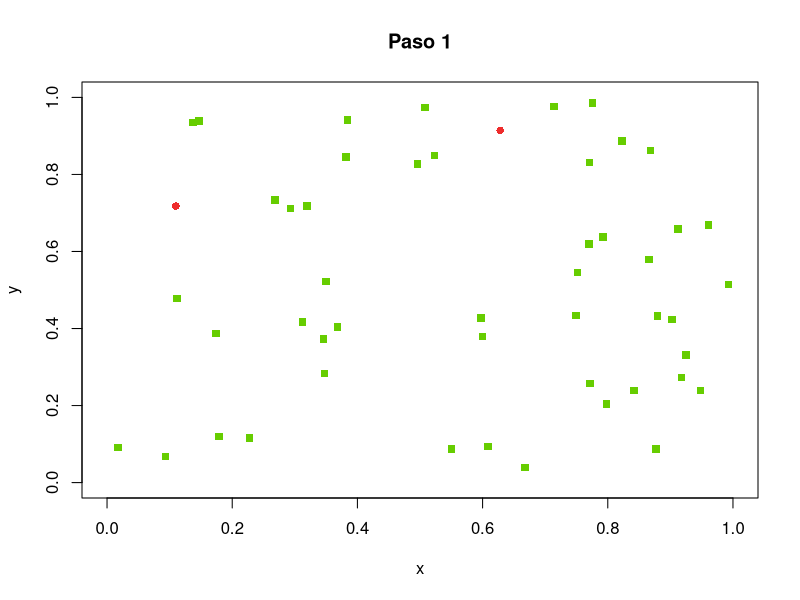
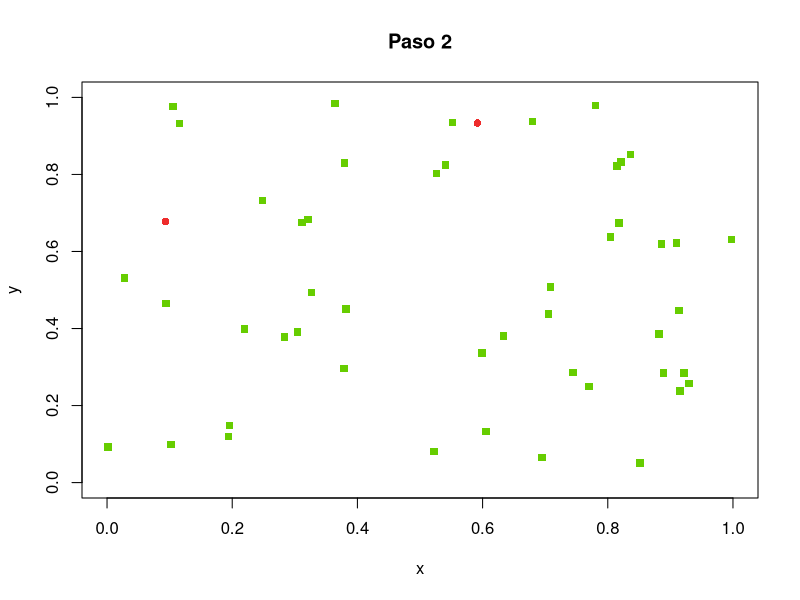
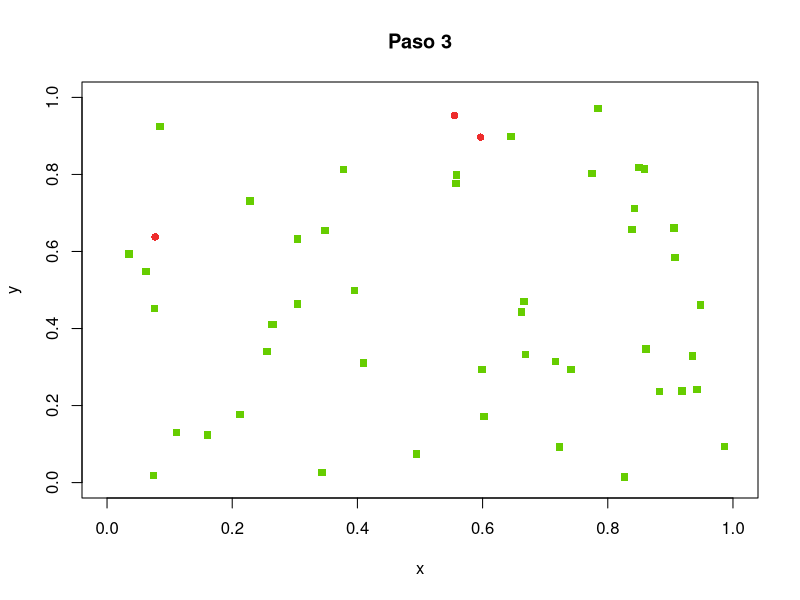
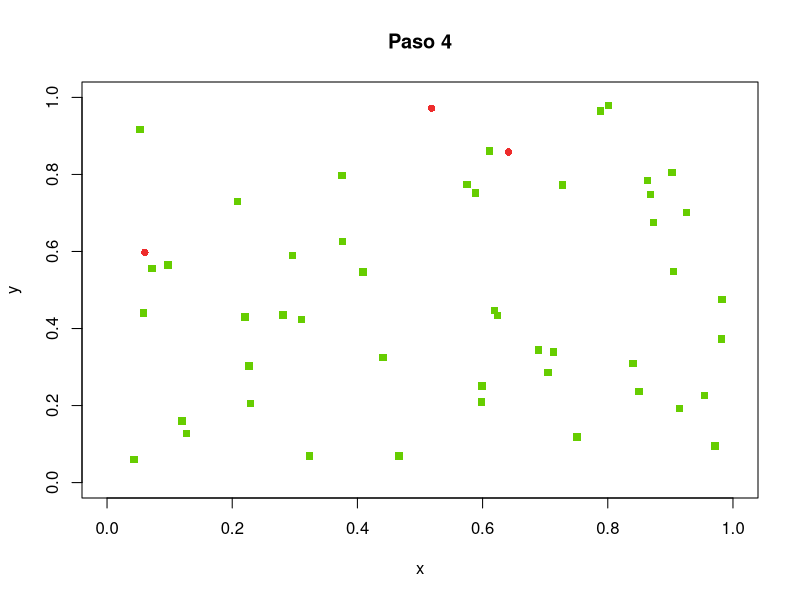
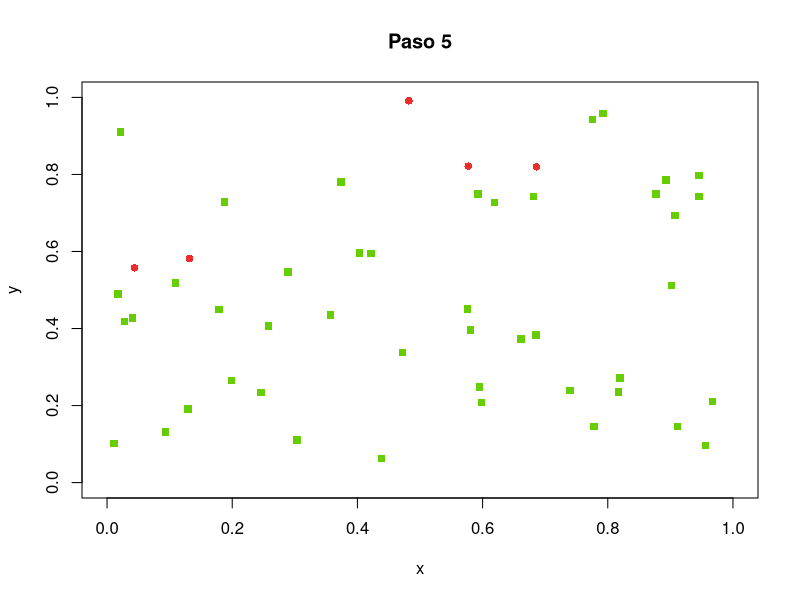
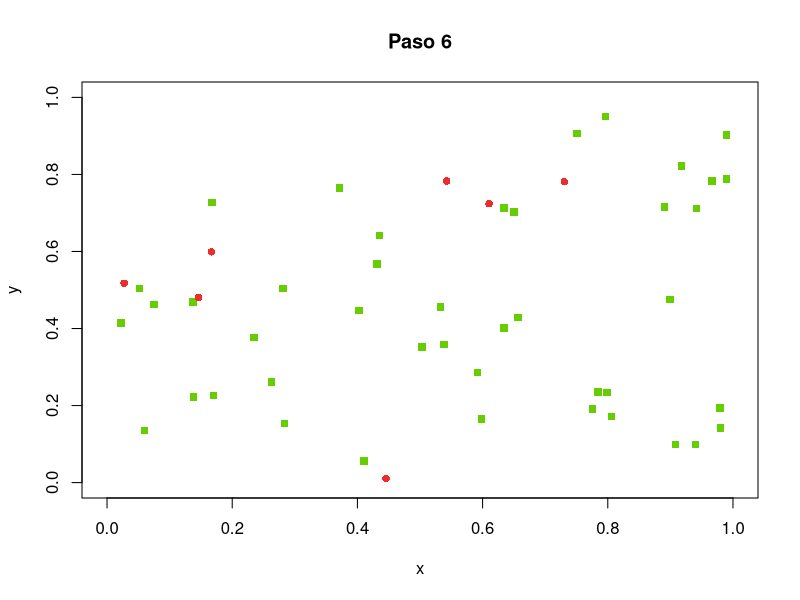
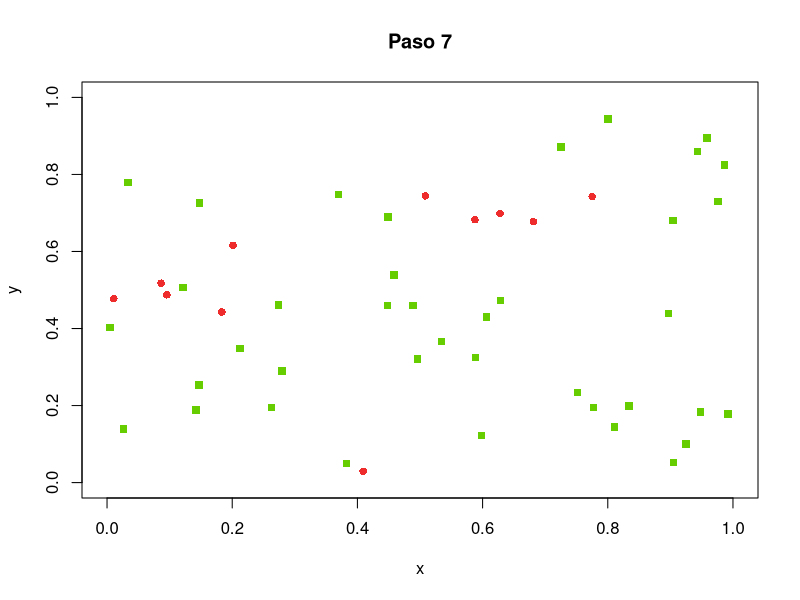
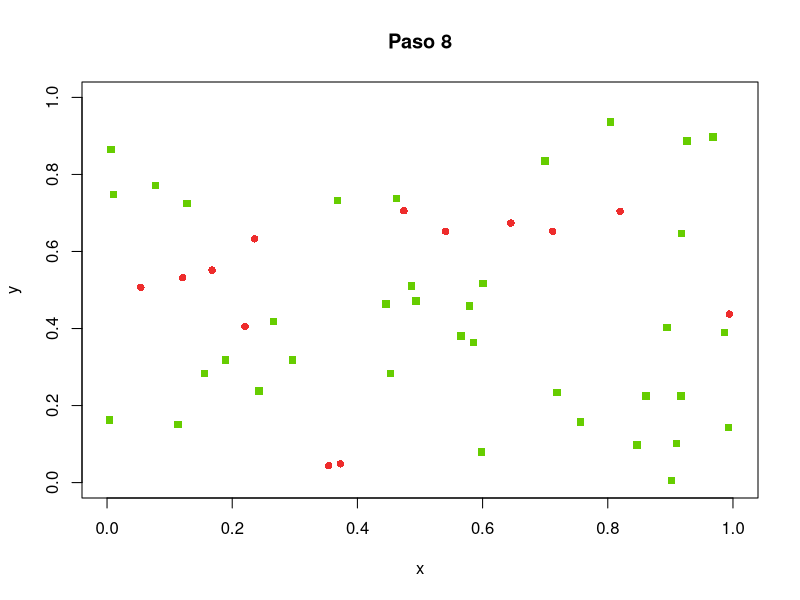

Recreate these plots in R, in order.
l <- 1
n <- 50
pi <- 0.05
v <- l / 20
agentes <- data.frame(x = double(), y = double(),
                      dx = double(), dy = double(),
                      estado  = character())
for (i in 1:n) {
    e <- "S"
    if (runif(1) < pi) {
        e <- "I"
    }
    agentes <- rbind(agentes, data.frame(x = runif(1, 0, l),
                                         y = runif(1, 0, l),
                                         dx = runif(1, -v, v),
                                         dy = runif(1, -v, v),
                                         estado = e))
}
levels(agentes$estado) <- c(levels(agentes$estado), "R")
 
epidemia <- integer()
r <- 0.1
tmax <- 30
digitos <- floor(log(tmax, 10)) + 1
for (tiempo in 1:tmax) {
    infectados <- dim(agentes[agentes$estado == "I",])[1]
    epidemia <- c(epidemia, infectados)
    if (infectados == 0) {
        break
    }
    contagios <- rep(FALSE, n)
    for (i in 1:n) { # posibles contagios
        a1 <- agentes[i, ]
        if (a1$estado == "I") { # desde los infectados
            for (j in 1:n) {
                if (!contagios[j]) { # aun sin contagio
                    a2 <- agentes[j, ]
                    if (a2$estado == "S") { # hacia los susceptibles
                        dx <- a1$x - a2$x
                        dy <- a1$y - a2$y
                        d <- sqrt(dx^2 + dy^2)
                        if (d < r) { # umbral
                            p <- (r - d) / r
                            if (runif(1) < p) {
                                contagios[j] <- TRUE
                            }
                        }
                    }
                }
            }
        }
    }
    for (i in 1:n) { # movimientos
        a <- agentes[i, ]
        if (contagios[i]) {
            a$estado <- "I"
        }
        a$x <- a$x + a$dx
        a$y <- a$y + a$dy
        if (a$x > l) {
            a$x <- a$x - l
        }
        if (a$y > l) {
            a$y <- a$y - l
        }
        if (a$x < 0) {
            a$x <- a$x + l
        }
        if (a$y < 0) {
            a$y <- a$y + l
        }
        agentes[i, ] <- a
    }
    aS <- agentes[agentes$estado == "S",]
    aI <- agentes[agentes$estado == "I",]
    aR <- agentes[agentes$estado == "R",]
    tl <- paste(tiempo, "", sep="")
    while (nchar(tl) < digitos) {
        tl <- paste("0", tl, sep="")
    }
    salida <- paste("p6_t", tl, ".png", sep="")
    tiempo <- paste("Paso", tiempo)
    png(salida)
    plot(l, type="n", main=tiempo, xlim=c(0, l), ylim=c(0, l), xlab="x", ylab="y")
    if (dim(aS)[1] > 0) {
        points(aS$x, aS$y, pch=15, col="chartreuse3", bg="chartreuse3")
    }
    if (dim(aI)[1] > 0) {
        points(aI$x, aI$y, pch=16, col="firebrick2", bg="firebrick2")
    }
    if (dim(aR)[1] > 0) {
        points(aR$x, aR$y, pch=17, col="goldenrod", bg="goldenrod")
    }
    graphics.off()
}
cat(epidemia, "\n")
